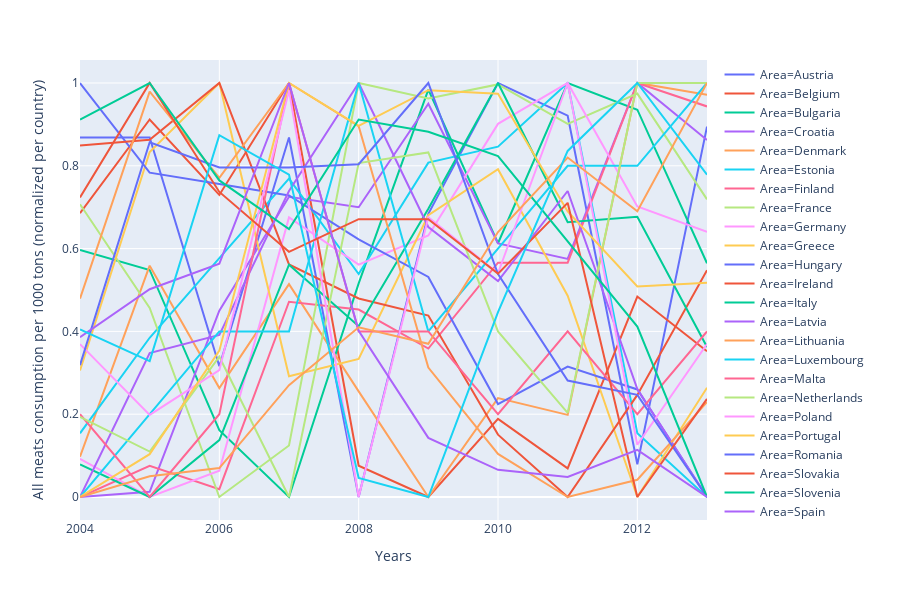

The notebook cell saved with this chart:
### Code cell
fig = px.line(meat_consumption_melted_normalized, x="years", y='value', color='Area')
fig.update_xaxes(title_text='Years')
fig.update_yaxes(title_text='All meats consumption per 1000 tons (normalized per country)')
fig.show()

### Figure 1 — Plotly figure (JSON) as saved in the notebook; plotly's stock layout.template omitted (floating-point values rounded to 4 significant figures)
{"data": [{"hoverlabel": {"namelength": 0}, "hovertemplate": "Area=Austria<br>years=%{x}<br>value=%{y}", "legendgroup": "Area=Austria", "line": {"color": "#636efa", "dash": "solid"}, "mode": "lines", "name": "Area=Austria", "showlegend": true, "type": "scatter", "x": [2004, 2005, 2006, 2007, 2008, 2009, 2010, 2011, 2012, 2013], "xaxis": "x", "y": [0.8684, 0.8684, 0.3158, 0.8684, 0, 0.6842, 1, 0.9211, 0.07895, 0.8947], "yaxis": "y"}, {"hoverlabel": {"namelength": 0}, "hovertemplate": "Area=Belgium<br>years=%{x}<br>value=%{y}", "legendgroup": "Area=Belgium", "line": {"color": "#EF553B", "dash": "solid"}, "mode": "lines", "name": "Area=Belgium", "showlegend": true, "type": "scatter", "x": [2004, 2005, 2006, 2007, 2008, 2009, 2010, 2011, 2012, 2013], "xaxis": "x", "y": [0.6855, 0.9119, 0.7296, 1, 0.07547, 0, 0.1887, 0.06918, 0.4843, 0.3522], "yaxis": "y"}, {"hoverlabel": {"namelength": 0}, "hovertemplate": "Area=Bulgaria<br>years=%{x}<br>value=%{y}", "legendgroup": "Area=Bulgaria", "line": {"color": "#00cc96", "dash": "solid"}, "mode": "lines", "name": "Area=Bulgaria", "showlegend": true, "type": "scatter", "x": [2004, 2005, 2006, 2007, 2008, 2009, 2010, 2011, 2012, 2013], "xaxis": "x", "y": [0.5968, 0.5484, 0.1613, 0, 0.5161, 0.9839, 0.6129, 1.0, 0.9355, 0.5645], "yaxis": "y"}, {"hoverlabel": {"namelength": 0}, "hovertemplate": "Area=Croatia<br>years=%{x}<br>value=%{y}", "legendgroup": "Area=Croatia", "line": {"color": "#ab63fa", "dash": "solid"}, "mode": "lines", "name": "Area=Croatia", "showlegend": true, "type": "scatter", "x": [2004, 2005, 2006, 2007, 2008, 2009, 2010, 2011, 2012, 2013], "xaxis": "x", "y": [0, 0.0125, 0.45, 0.725, 0.7, 0.95, 0.6125, 0.575, 1, 0.8625], "yaxis": "y"}, {"hoverlabel": {"namelength": 0}, "hovertemplate": "Area=Denmark<br>years=%{x}<br>value=%{y}", "legendgroup": "Area=Denmark", "line": {"color": "#FFA15A", "dash": "solid"}, "mode": "lines", "name": "Area=Denmark", "showlegend": true, "type": "scatter", "x": [2004, 2005, 2006, 2007, 2008, 2009, 2010, 2011, 2012, 2013], "xaxis": "x", "y": [0.09717, 0.5587, 0.2632, 0.5142, 0.2551, 0, 0.2389, 0.1984, 1.0, 0.9717], "yaxis": "y"}, {"hoverlabel": {"namelength": 0}, "hovertemplate": "Area=Estonia<br>years=%{x}<br>value=%{y}", "legendgroup": "Area=Estonia", "line": {"color": "#19d3f3", "dash": "solid"}, "mode": "lines", "name": "Area=Estonia", "showlegend": true, "type": "scatter", "x": [2004, 2005, 2006, 2007, 2008, 2009, 2010, 2011, 2012, 2013], "xaxis": "x", "y": [0.1538, 0.3846, 0.5769, 0.7692, 0.5385, 0.8077, 0.8462, 1.0, 0.1538, 0], "yaxis": "y"}, {"hoverlabel": {"namelength": 0}, "hovertemplate": "Area=Finland<br>years=%{x}<br>value=%{y}", "legendgroup": "Area=Finland", "line": {"color": "#FF6692", "dash": "solid"}, "mode": "lines", "name": "Area=Finland", "showlegend": true, "type": "scatter", "x": [2004, 2005, 2006, 2007, 2008, 2009, 2010, 2011, 2012, 2013], "xaxis": "x", "y": [0, 0.07547, 0.01887, 0.4717, 0.4528, 0.3585, 0.566, 0.566, 1, 0.9434], "yaxis": "y"}, {"hoverlabel": {"namelength": 0}, "hovertemplate": "Area=France<br>years=%{x}<br>value=%{y}", "legendgroup": "Area=France", "line": {"color": "#B6E880", "dash": "solid"}, "mode": "lines", "name": "Area=France", "showlegend": true, "type": "scatter", "x": [2004, 2005, 2006, 2007, 2008, 2009, 2010, 2011, 2012, 2013], "xaxis": "x", "y": [0.707, 0.4566, 0, 0.1244, 1, 0.9625, 0.9966, 0.9012, 0.9744, 0.7189], "yaxis": "y"}, {"hoverlabel": {"namelength": 0}, "hovertemplate": "Area=Germany<br>years=%{x}<br>value=%{y}", "legendgroup": "Area=Germany", "line": {"color": "#FF97FF", "dash": "solid"}, "mode": "lines", "name": "Area=Germany", "showlegend": true, "type": "scatter", "x": [2004, 2005, 2006, 2007, 2008, 2009, 2010, 2011, 2012, 2013], "xaxis": "x", "y": [0.09211, 0, 0.0636, 0.6754, 0.5614, 0.6316, 0.9013, 1.0, 0.7018, 0.6404], "yaxis": "y"}, {"hoverlabel": {"namelength": 0}, "hovertemplate": "Area=Greece<br>years=%{x}<br>value=%{y}", "legendgroup": "Area=Greece", "line": {"color": "#FECB52", "dash": "solid"}, "mode": "lines", "name": "Area=Greece", "showlegend": true, "type": "scatter", "x": [2004, 2005, 2006, 2007, 2008, 2009, 2010, 2011, 2012, 2013], "xaxis": "x", "y": [0.3056, 0.8333, 1, 0.2917, 0.3333, 0.6806, 0.7917, 0.4861, 0, 0.2639], "yaxis": "y"}, {"hoverlabel": {"namelength": 0}, "hovertemplate": "Area=Hungary<br>years=%{x}<br>value=%{y}", "legendgroup": "Area=Hungary", "line": {"color": "#636efa", "dash": "solid"}, "mode": "lines", "name": "Area=Hungary", "showlegend": true, "type": "scatter", "x": [2004, 2005, 2006, 2007, 2008, 2009, 2010, 2011, 2012, 2013], "xaxis": "x", "y": [1, 0.7835, 0.7559, 0.7283, 0.622, 0.5315, 0.2244, 0.315, 0.2598, 0], "yaxis": "y"}, {"hoverlabel": {"namelength": 0}, "hovertemplate": "Area=Ireland<br>years=%{x}<br>value=%{y}", "legendgroup": "Area=Ireland", "line": {"color": "#EF553B", "dash": "solid"}, "mode": "lines", "name": "Area=Ireland", "showlegend": true, "type": "scatter", "x": [2004, 2005, 2006, 2007, 2008, 2009, 2010, 2011, 2012, 2013], "xaxis": "x", "y": [0.8493, 0.863, 1, 0.5616, 0.4795, 0.4384, 0.1507, 0, 0.2466, 0.5479], "yaxis": "y"}, {"hoverlabel": {"namelength": 0}, "hovertemplate": "Area=Italy<br>years=%{x}<br>value=%{y}", "legendgroup": "Area=Italy", "line": {"color": "#00cc96", "dash": "solid"}, "mode": "lines", "name": "Area=Italy", "showlegend": true, "type": "scatter", "x": [2004, 2005, 2006, 2007, 2008, 2009, 2010, 2011, 2012, 2013], "xaxis": "x", "y": [0.0786, 0, 0.1376, 0.5611, 0.4127, 0.6965, 1.0, 0.6638, 0.6769, 0.3624], "yaxis": "y"}, {"hoverlabel": {"namelength": 0}, "hovertemplate": "Area=Latvia<br>years=%{x}<br>value=%{y}", "legendgroup": "Area=Latvia", "line": {"color": "#ab63fa", "dash": "solid"}, "mode": "lines", "name": "Area=Latvia", "showlegend": true, "type": "scatter", "x": [2004, 2005, 2006, 2007, 2008, 2009, 2010, 2011, 2012, 2013], "xaxis": "x", "y": [0, 0.3478, 0.3913, 0.7391, 1, 0.6522, 0.5217, 0.7391, 0.2609, 0], "yaxis": "y"}, {"hoverlabel": {"namelength": 0}, "hovertemplate": "Area=Lithuania<br>years=%{x}<br>value=%{y}", "legendgroup": "Area=Lithuania", "line": {"color": "#FFA15A", "dash": "solid"}, "mode": "lines", "name": "Area=Lithuania", "showlegend": true, "type": "scatter", "x": [2004, 2005, 2006, 2007, 2008, 2009, 2010, 2011, 2012, 2013], "xaxis": "x", "y": [0.4792, 0.9792, 0.7708, 1, 0.8958, 0.3125, 0.1042, 0, 0.04167, 0.2292], "yaxis": "y"}, {"hoverlabel": {"namelength": 0}, "hovertemplate": "Area=Luxembourg<br>years=%{x}<br>value=%{y}", "legendgroup": "Area=Luxembourg", "line": {"color": "#19d3f3", "dash": "solid"}, "mode": "lines", "name": "Area=Luxembourg", "showlegend": true, "type": "scatter", "x": [2004, 2005, 2006, 2007, 2008, 2009, 2010, 2011, 2012, 2013], "xaxis": "x", "y": [0, 0.2, 0.4, 0.4, 1, 0.4, 0.6, 0.8, 0.8, 1], "yaxis": "y"}, {"hoverlabel": {"namelength": 0}, "hovertemplate": "Area=Malta<br>years=%{x}<br>value=%{y}", "legendgroup": "Area=Malta", "line": {"color": "#FF6692", "dash": "solid"}, "mode": "lines", "name": "Area=Malta", "showlegend": true, "type": "scatter", "x": [2004, 2005, 2006, 2007, 2008, 2009, 2010, 2011, 2012, 2013], "xaxis": "x", "y": [0.2, 0, 0.2, 1, 0.4, 0.4, 0.2, 0.4, 0.2, 0.4], "yaxis": "y"}, {"hoverlabel": {"namelength": 0}, "hovertemplate": "Area=Netherlands<br>years=%{x}<br>value=%{y}", "legendgroup": "Area=Netherlands", "line": {"color": "#B6E880", "dash": "solid"}, "mode": "lines", "name": "Area=Netherlands", "showlegend": true, "type": "scatter", "x": [2004, 2005, 2006, 2007, 2008, 2009, 2010, 2011, 2012, 2013], "xaxis": "x", "y": [0.1935, 0.1097, 0.3387, 0, 0.8065, 0.8323, 0.4, 0.2032, 1.0, 1.0], "yaxis": "y"}, {"hoverlabel": {"namelength": 0}, "hovertemplate": "Area=Poland<br>years=%{x}<br>value=%{y}", "legendgroup": "Area=Poland", "line": {"color": "#FF97FF", "dash": "solid"}, "mode": "lines", "name": "Area=Poland", "showlegend": true, "type": "scatter", "x": [2004, 2005, 2006, 2007, 2008, 2009, 2010, 2011, 2012, 2013], "xaxis": "x", "y": [0.3694, 0.1982, 0.3063, 0.982, 0, 0.6757, 0.5405, 1, 0.1261, 0.3694], "yaxis": "y"}, {"hoverlabel": {"namelength": 0}, "hovertemplate": "Area=Portugal<br>years=%{x}<br>value=%{y}", "legendgroup": "Area=Portugal", "line": {"color": "#FECB52", "dash": "solid"}, "mode": "lines", "name": "Area=Portugal", "showlegend": true, "type": "scatter", "x": [2004, 2005, 2006, 2007, 2008, 2009, 2010, 2011, 2012, 2013], "xaxis": "x", "y": [0, 0.1034, 0.3534, 1, 0.8966, 0.9828, 0.9741, 0.6897, 0.5086, 0.5172], "yaxis": "y"}, {"hoverlabel": {"namelength": 0}, "hovertemplate": "Area=Romania<br>years=%{x}<br>value=%{y}", "legendgroup": "Area=Romania", "line": {"color": "#636efa", "dash": "solid"}, "mode": "lines", "name": "Area=Romania", "showlegend": true, "type": "scatter", "x": [2004, 2005, 2006, 2007, 2008, 2009, 2010, 2011, 2012, 2013], "xaxis": "x", "y": [0.3183, 0.8568, 0.7958, 0.7958, 0.8037, 1, 0.5385, 0.2812, 0.2467, 0], "yaxis": "y"}, {"hoverlabel": {"namelength": 0}, "hovertemplate": "Area=Slovakia<br>years=%{x}<br>value=%{y}", "legendgroup": "Area=Slovakia", "line": {"color": "#EF553B", "dash": "solid"}, "mode": "lines", "name": "Area=Slovakia", "showlegend": true, "type": "scatter", "x": [2004, 2005, 2006, 2007, 2008, 2009, 2010, 2011, 2012, 2013], "xaxis": "x", "y": [0.7237, 1.0, 0.7368, 0.5921, 0.6711, 0.6711, 0.5395, 0.7105, 0, 0.2368], "yaxis": "y"}, {"hoverlabel": {"namelength": 0}, "hovertemplate": "Area=Slovenia<br>years=%{x}<br>value=%{y}", "legendgroup": "Area=Slovenia", "line": {"color": "#00cc96", "dash": "solid"}, "mode": "lines", "name": "Area=Slovenia", "showlegend": true, "type": "scatter", "x": [2004, 2005, 2006, 2007, 2008, 2009, 2010, 2011, 2012, 2013], "xaxis": "x", "y": [0.9118, 1, 0.7647, 0.6471, 0.9118, 0.8824, 0.8235, 0.6176, 0.4118, 0], "yaxis": "y"}, {"hoverlabel": {"namelength": 0}, "hovertemplate": "Area=Spain<br>years=%{x}<br>value=%{y}", "legendgroup": "Area=Spain", "line": {"color": "#ab63fa", "dash": "solid"}, "mode": "lines", "name": "Area=Spain", "showlegend": true, "type": "scatter", "x": [2004, 2005, 2006, 2007, 2008, 2009, 2010, 2011, 2012, 2013], "xaxis": "x", "y": [0.3861, 0.5019, 0.5637, 1, 0.4015, 0.1429, 0.06564, 0.04826, 0.1139, 0], "yaxis": "y"}, {"hoverlabel": {"namelength": 0}, "hovertemplate": "Area=Sweden<br>years=%{x}<br>value=%{y}", "legendgroup": "Area=Sweden", "line": {"color": "#FFA15A", "dash": "solid"}, "mode": "lines", "name": "Area=Sweden", "showlegend": true, "type": "scatter", "x": [2004, 2005, 2006, 2007, 2008, 2009, 2010, 2011, 2012, 2013], "xaxis": "x", "y": [0, 0.05, 0.07, 0.27, 0.41, 0.37, 0.64, 0.82, 0.69, 1], "yaxis": "y"}, {"hoverlabel": {"namelength": 0}, "hovertemplate": "Area=United Kingdom<br>years=%{x}<br>value=%{y}", "legendgroup": "Area=United Kingdom", "line": {"color": "#19d3f3", "dash": "solid"}, "mode": "lines", "name": "Area=United Kingdom", "showlegend": true, "type": "scatter", "x": [2004, 2005, 2006, 2007, 2008, 2009, 2010, 2011, 2012, 2013], "xaxis": "x", "y": [0.4046, 0.3282, 0.874, 0.7786, 0.0458, 0, 0.4466, 0.8359, 1, 0.7786], "yaxis": "y"}], "layout": {"height": 600, "legend": {"tracegroupgap": 0}, "margin": {"t": 60}, "xaxis": {"anchor": "y", "domain": [0, 1], "title": {"text": "Years"}}, "yaxis": {"anchor": "x", "domain": [0, 1], "title": {"text": "All meats consumption per 1000 tons (normalized per country)"}}}}
